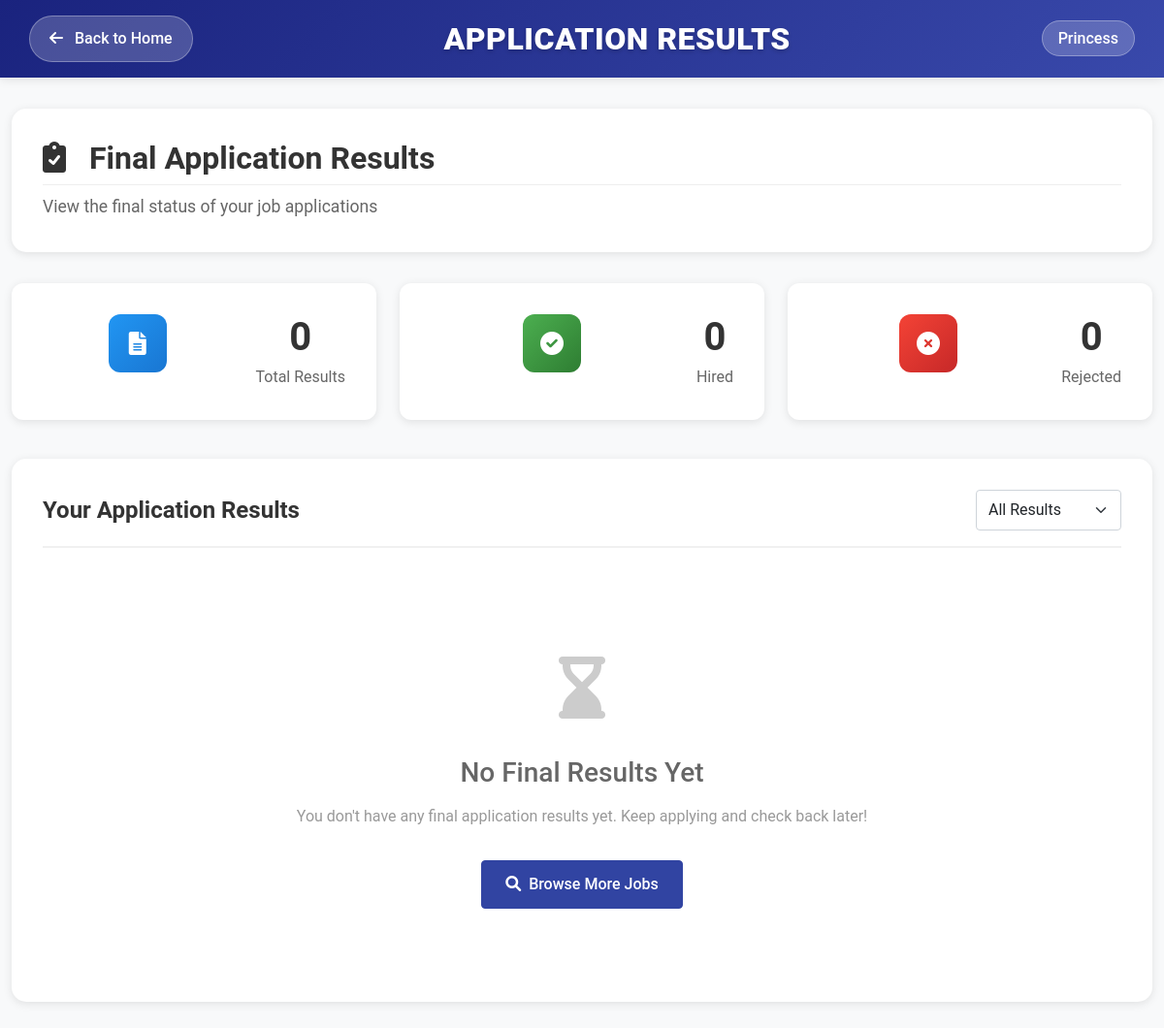
The page /employee/application-status/ (signed in) on the database as committed earlier.
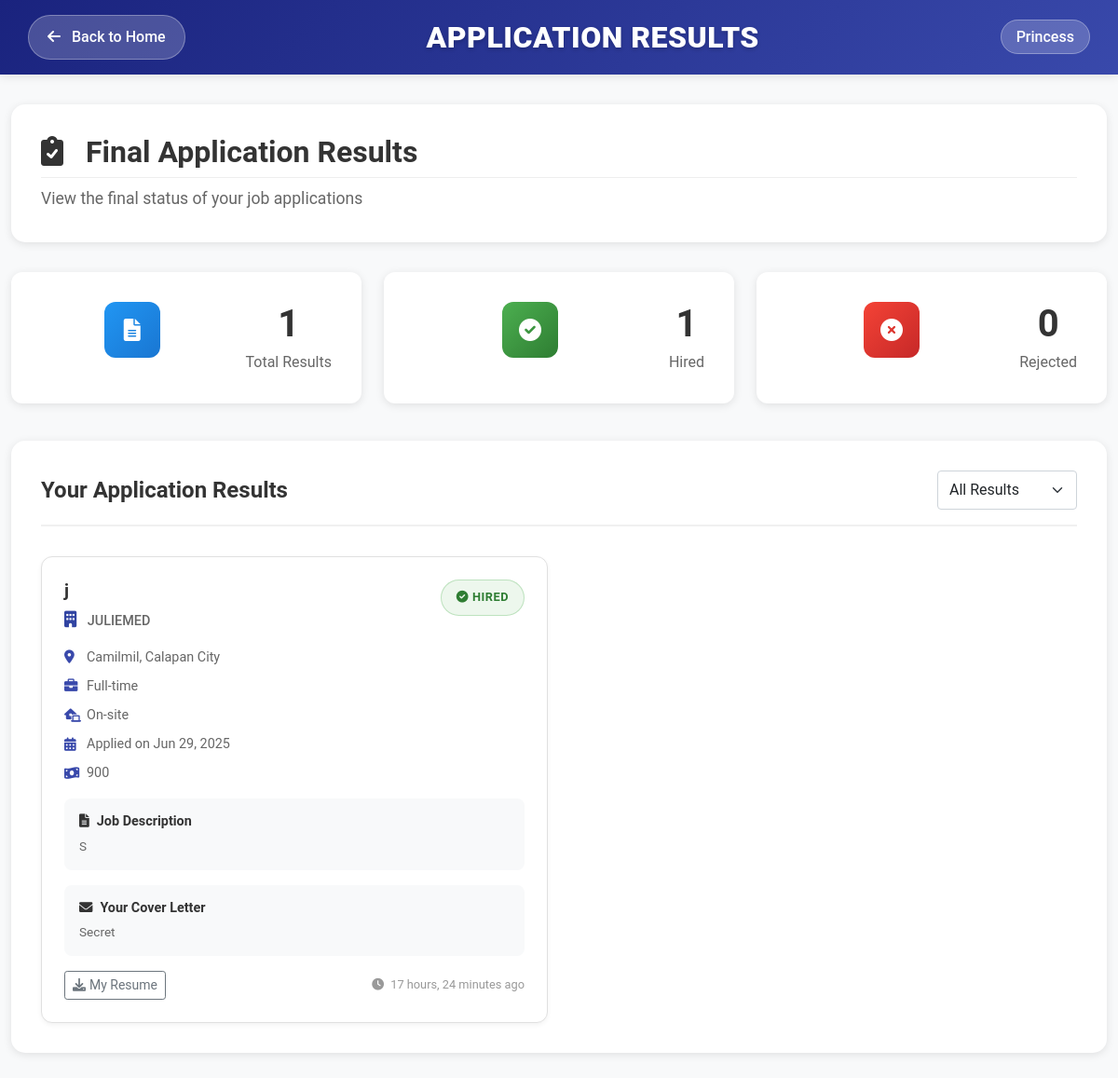
The same page on the database as committed later.
### employee/models.py (models this page shows, shortened)
class Employee(models.Model):
    user = models.OneToOneField(
        settings.AUTH_USER_MODEL,
        on_delete=models.CASCADE,
        null=True,  # Allow null temporarily
        blank=True  # Allow blank temporarily
    )
    id = models.AutoField(primary_key=True)
    username = models.CharField(max_length=150, unique=True)
    email = models.EmailField(unique=True)
    password = models.CharField(max_length=128)
    first_name = models.CharField(max_length=50, blank=True, null=True)
    last_name = models.CharField(max_length=50, blank=True, null=True)
    phone = models.CharField(max_length=20, blank=True, null=True)
    location = models.CharField(max_length=255, blank=True, null=True)
    bio = models.TextField(blank=True, null=True)
    job_title = models.CharField(max_length=100, blank=True, null=True)
    skills = models.TextField(blank=True, null=True)
    years_of_experience = models.PositiveIntegerField(default=0)
    education = models.TextField(blank=True, null=True)
    certifications = models.TextField(blank=True, null=True)
    preferred_job_type = models.CharField(max_length=50, blank=True, null=True)
    expected_salary = models.DecimalField(max_digits=10, decimal_places=2, null=True, blank=True)
    remote_work_preference = models.BooleanField(default=False)
    willing_to_relocate = models.BooleanField(default=False)
    last_login = models.DateTimeField(null=True, blank=True)
    date_joined = models.DateTimeField(default=timezone.now)
    is_active = models.BooleanField(default=True)
    document = models.FileField(upload_to='employee_documents/', blank=True, null=True)
    document_name = models.CharField(max_length=100, blank=True, null=True)
    avatar = models.ImageField(upload_to='employee_avatars/', null=True, blank=True)
    resume = models.FileField(upload_to='employee_resumes/', null=True, blank=True)
    full_name = models.CharField(max_length=255, null=True, blank=True)
    is_approved = models.BooleanField(null=True, default=None)
    approval_date = models.DateTimeField(null=True, blank=True)
    rejection_reason = models.TextField(null=True, blank=True)

### employer/models.py (models this page shows, shortened)
class JobApplication(models.Model):
    STATUS_CHOICES = [
        ('pending', 'Pending Review'),
        ('under_review', 'Under Review'),
        ('shortlisted', 'Shortlisted'),
        ('rejected', 'Rejected'),
        ('scheduled_interview', 'Interview Scheduled'),
        ('interviewed', 'Interviewed'),
        ('offered', 'Job Offered'),
        ('hired', 'Hired'),
        ('declined', 'Declined')
    ]
    job = models.ForeignKey(Job, on_delete=models.CASCADE, related_name='applications')
    employee = models.ForeignKey('employee.Employee', on_delete=models.CASCADE, related_name='employer_applications')
    status = models.CharField(max_length=20, choices=STATUS_CHOICES, default='pending')
    application_date = models.DateTimeField(auto_now_add=True)
    resume = models.FileField(upload_to='resumes/', null=True, blank=True)
    cover_letter = models.TextField(blank=True)
    employer_notes = models.TextField(blank=True)
    interview_date = models.DateTimeField(null=True, blank=True)
    last_updated = models.DateTimeField(auto_now=True)
    class Meta:
        ordering = ['-application_date']

class Job(models.Model):
    WORK_SETUP_CHOICES = [
        ('On-site', 'On-site'),
        ('Hybrid', 'Hybrid'),
        ('Remote', 'Remote'),
    ]
    JOB_TYPES = [
        ('Full-time', 'Full-time'),
        ('Part-time', 'Part-time'),
        ('Contract', 'Contract'),
        ('Temporary', 'Temporary'),
        ('Internship', 'Internship'),
    ]
    EXPERIENCE_LEVELS = [
        ('Entry Level', 'Entry Level'),
        ('Junior', 'Junior'),
        ('Mid Level', 'Mid Level'),
        ('Senior', 'Senior'),
        ('Lead', 'Lead'),
        ('Expert', 'Expert'),
    ]
    STATUS_CHOICES = [
        ('Active', 'Active'),
        ('Closed', 'Closed'),
    ]
    employer = models.ForeignKey('Employer', on_delete=models.CASCADE, related_name='jobs')
    title = models.CharField(max_length=200)
    location = models.CharField(max_length=200)
    latitude = models.FloatField(null=True, blank=True)
    longitude = models.FloatField(null=True, blank=True)
    job_type = models.CharField(max_length=20, choices=JOB_TYPES)
    work_setup = models.CharField(max_length=20, choices=WORK_SETUP_CHOICES)
    description = models.TextField()
    salary_range = models.CharField(max_length=100)
    experience_level = models.CharField(max_length=20, choices=EXPERIENCE_LEVELS)
    status = models.CharField(max_length=20, choices=STATUS_CHOICES, default='active')
    created_at = models.DateTimeField(auto_now_add=True)
    updated_at = models.DateTimeField(auto_now=True)
    applications_count = models.IntegerField(default=0)
    requirements = models.TextField(blank=True, help_text='List the job requirements')
    class Meta:
        ordering = ['-created_at']

class Employer(models.Model):
    REGISTRATION_TYPE_CHOICES = [
        ('SEC', 'SEC Registration'),
        ('DTI', 'DTI Registration'),
        ('BRGY', 'Barangay Clearance'),
        ('MAYOR', 'Mayor\'s Permit / Business Permit'),
        ('BIR', 'BIR Certificate of Registration (Form 2303)'),
        ('SANITARY', 'Sanitary Permit / Health Permit'),
        ('FDA', 'BFAD / FDA Permit'),
        ('LABEL', 'DTI or FDA Labeling Compliance'),
    ]
    username = models.CharField(max_length=100, unique=True)
    email = models.EmailField(unique=True)
    password = models.CharField(max_length=128)
    company_name = models.CharField(max_length=255, blank=True)
    company_description = models.TextField(blank=True)
    company_website = models.URLField(blank=True)
    company_location = models.CharField(max_length=255, blank=True)
    latitude = models.FloatField(null=True, blank=True)
    longitude = models.FloatField(null=True, blank=True)
    industry = models.CharField(max_length=100, blank=True)
    registration_types = models.CharField(
        max_length=255,
        blank=True,
        help_text='Selected registration types'
    )
    business_permit = models.FileField(
        upload_to='business_permits/',
        validators=[validate_file_extension, validate_file_size],
        blank=True,
        null=True,
        help_text='Upload your business permit (PDF, JPG, JPEG, or PNG, max 10MB)'
    )
    registration_document = models.FileField(
        upload_to='registration_documents/',
        validators=[validate_file_extension, validate_file_size],
        blank=True,
        null=True,
        help_text='Upload your SEC/DTI registration document (PDF, JPG, JPEG, or PNG, max 10MB)'
    )
    registration_number = models.CharField(
        max_length=50,
        blank=True,
        help_text='Your SEC/DTI registration number'
    )
    registration_date = models.DateField(
        null=True,
        blank=True,
        help_text='Date of SEC/DTI registration'
    )
    barangay_clearance = models.FileField(
        upload_to='barangay_clearances/',
        validators=[validate_file_extension, validate_file_size],
        blank=True,
        null=True,
        help_text='Upload your Barangay Clearance (PDF, JPG, JPEG, or PNG, max 10MB)'
    )
    mayors_permit = models.FileField(
        upload_to='mayors_permits/',
        validators=[validate_file_extension, validate_file_size],
        blank=True,
        null=True,
        help_text='Upload your Mayor\'s Permit (PDF, JPG, JPEG, or PNG, max 10MB)'
    )
    bir_certificate = models.FileField(
        upload_to='bir_certificates/',
        validators=[validate_file_extension, validate_file_size],
        blank=True,
        null=True,
        help_text='Upload your BIR Certificate (Form 2303) (PDF, JPG, JPEG, or PNG, max 10MB)'
    )
    sanitary_permit = models.FileField(
        upload_to='sanitary_permits/',
        validators=[validate_file_extension, validate_file_size],
        blank=True,
        null=True,
        help_text='Upload your Sanitary Permit (PDF, JPG, JPEG, or PNG, max 10MB)'
    )
    fda_permit = models.FileField(
        upload_to='fda_permits/',
        validators=[validate_file_extension, validate_file_size],
        blank=True,
        null=True,
        help_text='Upload your FDA Permit (PDF, JPG, JPEG, or PNG, max 10MB)'
    )
    labeling_compliance = models.FileField(
        upload_to='labeling_compliance/',
        validators=[validate_file_extension, validate_file_size],
        blank=True,
        null=True,
        help_text='Upload your DTI or FDA Labeling Compliance (PDF, JPG, JPEG, or PNG, max 10MB)'
    )
    last_login = models.DateTimeField(null=True, blank=True)
    date_joined = models.DateTimeField(default=timezone.now)
    is_active = models.BooleanField(default=True)
    is_verified = models.BooleanField(default=False)
    is_approved = models.BooleanField(default=False)
    approval_date = models.DateTimeField(null=True, blank=True)
    rejection_reason = models.TextField(blank=True, null=True)

### employee/views.py (the view)
    def wrapper(request, *args, **kwargs):
        if not request.session.get('employee_username'):
            messages.error(request, "Please login to access this page.")
            return redirect('employee_login')
        return view_func(request, *args, **kwargs)

### employee/templates/employee/application_status.html (shortened to what this page needs)
{% extends 'employee/base.html' %}
{% load static %}
{% block content %}
<div class="simple-nav">
    <div class="nav-container">
        <a href="{% url 'employee_home' %}" class="back-btn">
            <i class="fas fa-arrow-left me-2"></i>
            Back to Home
        </a>
        <h1 class="page-title">APPLICATION RESULTS</h1>
        <div class="user-info">
            <span class="username">{{ username }}</span>
        </div>
    </div>
</div>
<div class="main-content">
    <div class="container-fluid">
        <div class="page-header">
            <div class="row align-items-center">
                <div class="col">
                    <h2 class="section-title">
                        <i class="fas fa-clipboard-check me-3"></i>
                        Final Application Results
                    </h2>
                    <p class="section-subtitle">View the final status of your job applications</p>
                </div>
            </div>
        </div>
        <div class="row mb-4">
            <div class="col-md-4 mb-3">
                <div class="stat-card total">
                    <div class="stat-icon">
                        <i class="fas fa-file-alt"></i>
                    </div>
                    <div class="stat-content">
                        <h3>{{ total_applications }}</h3>
                        <p>Total Results</p>
                    </div>
                </div>
            </div>
            <div class="col-md-4 mb-3">
                <div class="stat-card hired">
                    <div class="stat-icon">
                        <i class="fas fa-check-circle"></i>
                    </div>
                    <div class="stat-content">
                        <h3>{{ hired_applications }}</h3>
                        <p>Hired</p>
                    </div>
                </div>
            </div>
            <div class="col-md-4 mb-3">
                <div class="stat-card rejected">
                    <div class="stat-icon">
                        <i class="fas fa-times-circle"></i>
                    </div>
                    <div class="stat-content">
                        <h3>{{ rejected_applications }}</h3>
                        <p>Rejected</p>
                    </div>
                </div>
            </div>
        </div>
        <div class="applications-section">
            <div class="section-header">
                <h3>Your Application Results</h3>
                <div class="filter-controls">
                    <select id="statusFilter" class="form-select">
                        <option value="">All Results</option>
                    </select>
                </div>
            </div>
            {% if applications %}
                <div class="applications-grid">
                    {% for application in applications %}
                    <div class="application-card" data-status="{{ application.status }}">
                        <div class="application-header">
                            <div class="job-info">
                                <h4 class="job-title">{{ application.job.title }}</h4>
                                <p class="company-name">
                                    <i class="fas fa-building me-2"></i>
                                    {{ application.job.employer.company_name }}
                                </p>
                            </div>
                            <div class="status-badge status-{{ application.status }}">
                                {% if application.status == 'hired' %}
                                    <i class="fas fa-check-circle me-1"></i>Hired
                                {% elif application.status == 'rejected' %}
                                    <i class="fas fa-times-circle me-1"></i>Rejected
                                {% endif %}
                            </div>
                        </div>
                        <div class="application-details">
                            <div class="detail-item">
                                <i class="fas fa-map-marker-alt"></i>
                                <span>{{ application.job.location }}</span>
                            </div>
                            <div class="detail-item">
                                <i class="fas fa-briefcase"></i>
                                <span>{{ application.job.job_type }}</span>
                            </div>
                            <div class="detail-item">
                                <i class="fas fa-laptop-house"></i>
                                <span>{{ application.job.work_setup }}</span>
                            </div>
                            <div class="detail-item">
                                <i class="fas fa-calendar-alt"></i>
                                <span>Applied on {{ application.application_date|date:"M d, Y" }}</span>
                            </div>
                            {% if application.job.salary_range %}
                            <div class="detail-item">
                                <i class="fas fa-money-bill-wave"></i>
                                <span>{{ application.job.salary_range }}</span>
                            </div>
                            {% endif %}
                        </div>
                        <div class="job-description-preview">
                            <h6><i class="fas fa-file-text me-2"></i>Job Description</h6>
                            <p>{{ application.job.description|truncatechars:150 }}</p>
                        </div>
                        {% if application.cover_letter %}
                        <div class="cover-letter-preview">
                            <h6><i class="fas fa-envelope me-2"></i>Your Cover Letter</h6>
                            <p>{{ application.cover_letter|truncatechars:150 }}</p>
                        </div>
                        {% endif %}
                        <div class="application-actions">
                            {% if application.resume %}
                            <a href="{{ application.resume.url }}" target="_blank" class="btn btn-outline-secondary btn-sm">
                                <i class="fas fa-download me-1"></i>My Resume
                            </a>
                            {% endif %}
                            <span class="application-date">
                                <i class="fas fa-clock me-1"></i>
                                {{ application.application_date|timesince }} ago
                            </span>
                        </div>
                    </div>
                    {% endfor %}
                </div>
            {% else %}
                <div class="no-applications">
                    <div class="no-applications-icon">
                        <i class="fas fa-hourglass-end"></i>
                    </div>
                    <h3>No Final Results Yet</h3>
                    <p>You don't have any final application results yet. Keep applying and check back later!</p>
                    <a href="{% url 'employee_home' %}#jobs" class="btn btn-primary">
                        <i class="fas fa-search me-2"></i>Browse More Jobs
                    </a>
                </div>
            {% endif %}
        </div>
    </div>
</div>
{% endblock %}

Rows that differ between the two databases and show on the page:
added JobApplication: job "j", job.employer.company_name "JULIEMED", status "hired" (drawn), job.location "Camilmil, Calapan City", job.job_type "Full-time", job.work_setup "On-site", application_date "Jun 29, 2025", job.salary_range "900", job.description "S", cover_letter "Secret", application_date "17 hours, 24 minutes"
Other text that changed with them:
{{ total_applications }}: "0" → "1"
{{ hired_applications }}: "0" → "1"
text no longer shown: "No Final Results Yet You don't have any final application results yet. Keep applying and check back later! Browse More Jobs"
